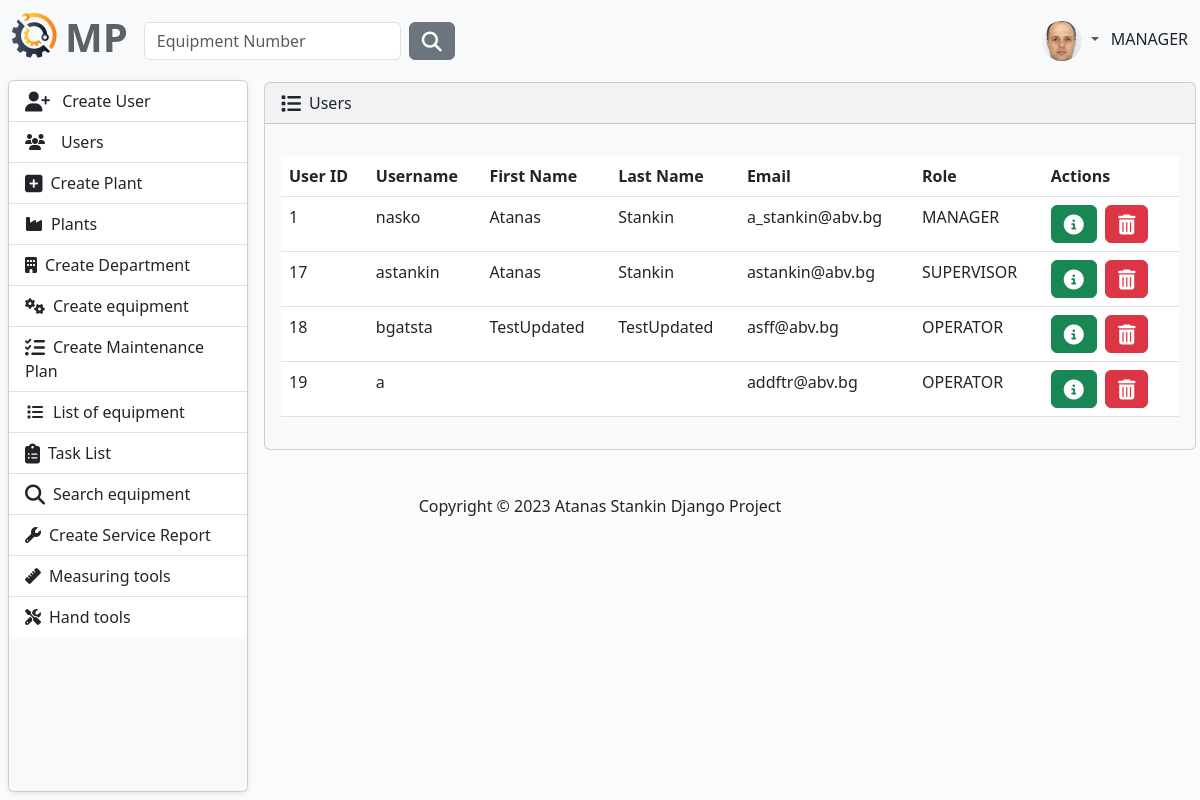
The page /user/list/ (signed in) on the database its author committed.
### MaintenancePlanner/accounts/models.py (models this page shows, shortened)
class AppUser(AbstractUser, PermissionsMixin):
    username = models.CharField(
        max_length=30,
        validators=[
            MinLengthValidator(4),
        ],
        unique=True,
    )
    first_name = models.CharField(
        max_length=30,
        validators=[
            MinLengthValidator(2),
            user_name_validator,
        ]
    )
    last_name = models.CharField(
        max_length=30,
        validators=[
            MinLengthValidator(2),
            user_name_validator,
        ]
    )
    email = models.EmailField(unique=True)
    class Role(models.TextChoices):
        MANAGER = "MANAGER", 'Manager'
        SUPERVISOR = "SUPERVISOR", 'Supervisor'
        OPERATOR = "OPERATOR", 'Operator'
    role = models.CharField(max_length=50, choices=Role.choices)
    @property
    def full_name(self):
        return f'{self.first_name} {self.last_name}'

class Profile(models.Model):
    user = models.OneToOneField(AppUser, on_delete=models.CASCADE)
    image = models.ImageField(
        default='images/default.jpg',
        null=True,
        blank=True,
        upload_to='images/'
    )

### MaintenancePlanner/accounts/views.py (the view)
# urls.py: path('list/', ListUsers.as_view(), name='users-list'),
class ListUsers(LoginRequiredMixin, AllowedUsersMixin, ListView):
    allowed_roles = ['MANAGER', 'SUPERVISOR']
    model = AppUser
    template_name = 'users-list.html'
    context_object_name = 'users'

### MaintenancePlanner/accounts/mixins.py (called while the page is built)
    def dispatch(self, request, *args, **kwargs):
        if request.user.role in self.allowed_roles:
            return super().dispatch(request, *args, **kwargs)
        else:
            return redirect('home-page')

### MaintenancePlanner/accounts/templates/users-list.html (shortened to what this page needs)
{% extends "base.html" %}
{% block content %}
    <article>
        <div class="card bg-light ms-1 me-4 mb-4 mt-0">
            <div class="card-header">
                <i class="fa-solid fa-list fa-lg me-2"></i>Users
            </div>
            <div class="card-body">
                <p class="card-text">
                <div class="table-responsive">
                    <table class="table table-hover">
                        <thead>
                        <tr>
                            <th scope="col">User ID</th>
                            <th scope="col">Username</th>
                            <th scope="col">First Name</th>
                            <th scope="col">Last Name</th>
                            <th scope="col">Email</th>
                            <th scope="col">Role</th>
                            <th scope="col">Actions</th>
                        </tr>
                        </thead>
                        <tbody>
                        {% for user in  users %}
                            <tr>
                                <td>{{ user.id }}</td>
                                <td>{{ user.username }}</td>
                                <td>{{ user.first_name }}</td>
                                <td>{{ user.last_name }}</td>
                                <td>{{ user.email }}</td>
                                <td>{{ user.role }}</td>
                                <td>
                                    <button type="button" class="btn btn-success me-1"
                                            href="#" data-bs-toggle="modal"
                                            data-bs-target="#myModal{{ user.id }}">
                                        <i class="fa-solid fa-circle-info fa-lg"></i>
                                    </button>
                                    {% include 'partials/modal-profile-info.html' %}
                                    <button type="button" class="btn btn-danger me-1"
                                            href="#"
                                            data-bs-toggle="modal"
                                            data-bs-target="#myModal2{{ user.id }}">
                                        <i class="fa-solid fa-trash-can fa-lg"></i>
                                    </button>
                                </td>
                            </tr>
                        {% endfor %}
    </article>
{% endblock %}

### templates/partials/navbar.html (shortened to what this page needs)
{% load static %}
<nav class="navbar navbar-expand-lg bg-light" data-bs-theme="light">
    <div class="container-fluid">
        <a class="navbar-brand" href="{% url 'home-page' %}">
            <ul class="navbar-nav ms-auto d-flex flex-row">
                <li><img class="logo me-2" src="{% static 'img/logo.png' %}" alt="logo"></li>
                <li><h1 style="color: #5a6268; font-weight: bold">MP</h1></li>
            </ul>
        </a>
        <div class="collapse navbar-collapse" id="navbarColor01">
            {% if user.is_authenticated %}
                <form class="d-flex" method=POST action="{% url 'search-equipment' %}">
                    <input class="form-control me-sm-2" type="search" placeholder="Equipment Number"
                           name="number">
                    <button class="btn btn-secondary my-2 my-sm-0" type="submit"><i
                            class="fa-solid fa-magnifying-glass fa-lg"></i></button>
                </form>
            {% endif %}
            <ul class="navbar-nav ms-auto d-flex flex-row">
                {% if not request.user.is_authenticated %}
                    <li class="nav-item">
                        <a class="nav-link" href="{% url 'login' %}"><i
                                class="fa-solid fa-right-to-bracket fa-lg me-2"></i>Sig In
                        </a>
                    </li>
                {% else %}
                    <li class="nav-item dropdown">
                        <div class="btn-group dropdown">
                            <a class="nav-link dropdown-toggle" data-bs-toggle="dropdown" href="#" role="button"
                               aria-haspopup="true" aria-expanded="false">
                                {% if user.profile.image %}
                                    <img src="{{ user.profile.image.url }}" class="rounded-circle" height="40"
                                         loading="lazy"/>
                                {% else %}
                                    <img src="{% static 'img/profile-img.png' %}" class="rounded-circle" height="40"
                                         loading="lazy"/>
                                {% endif %}
                            </a>
                        </div>
                        {{ request.user.role }}
                    </li>
                {% endif %}
            </ul>
        </div>
    </div>
</nav>

### static/css/layout.css (style rules this page uses)
body { background-color: #fbfbfb; }
article { grid-area: content; margin-left: 20px; width: 100%; }

### static/css/side-bar.css (style rules this page uses)
body { background-color: #fbfbfb; }

### rows shown on the page
AppUser: profile.image (picture), user.role "MANAGER", id "1", username "nasko", first_name "Atanas", last_name "Stankin", email "a_stankin@abv.bg", role "MANAGER"
AppUser: id "17", username "astankin", first_name "Atanas", last_name "Stankin", email "astankin@abv.bg", role "SUPERVISOR"
AppUser: id "18", username "bgatsta", first_name "TestUpdated", last_name "TestUpdated", email "asff@abv.bg", role "OPERATOR"
AppUser: id "19", username "a", email "addftr@abv.bg", role "OPERATOR"
